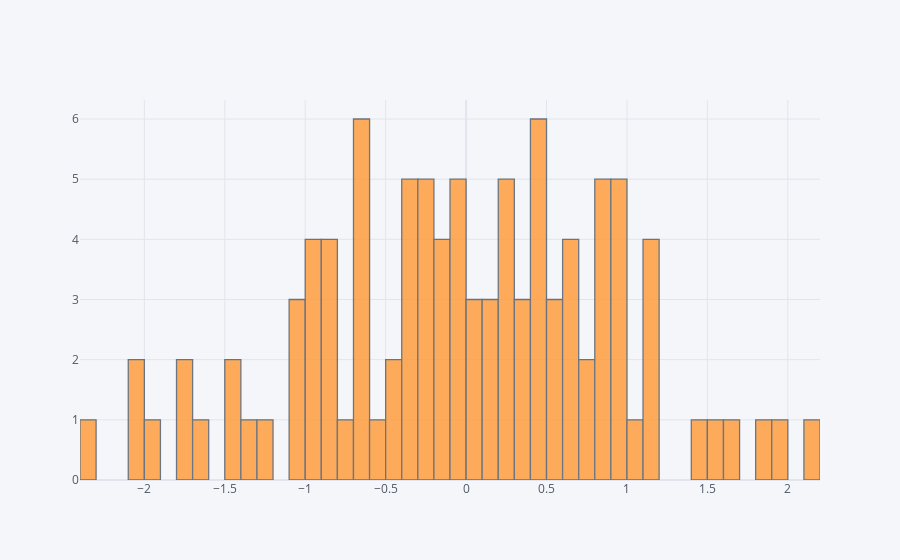

The notebook cell this image was saved under:
### Markdown cell above
# Histogram

### Code cell
#Creating histogram plot for column A of df
df['A'].iplot(kind='hist',bins=50)

### Figure 1 — Plotly figure (JSON) as saved in the notebook; plotly's stock layout.template omitted (floating-point values rounded to 4 significant figures)
{"data": [{"histfunc": "count", "histnorm": "", "marker": {"color": "rgba(255, 153, 51, 1.0)", "line": {"color": "#4D5663", "width": 1.3}}, "name": "A", "nbinsx": 50, "opacity": 0.8, "orientation": "v", "type": "histogram", "x": [-0.9331, 1.844, 1.143, -0.6337, -1.711, -0.8801, 0.7552, -0.2761, -2.355, -2.077, 0.9046, -0.8939, -0.4843, -1.995, -0.3509, 1.94, -1.022, 0.6484, 0.08216, 1.17, 0.33, -1.076, -0.6153, -0.6832, -0.682, -0.006774, -1.425, -0.7903, -0.392, 0.4165, 0.4599, 0.8119, -1.604, -0.08726, 0.595, -0.628, -0.9896, -0.9256, 0.307, 0.002861, 0.2854, 0.1314, 0.8737, 0.515, 0.1245, 0.1637, -0.1715, -0.9964, 0.7317, -0.04513, -0.2577, 1.101, -0.1191, -0.8442, 2.136, 0.4029, 1.573, -0.1138, 0.85, 1.0, -0.3129, 0.6367, 1.437, -0.656, -0.5539, 0.4525, 0.4192, 1.636, -1.012, 0.4444, -0.2957, 1.101, -0.8079, -2.033, 0.809, 0.3425, 0.9196, -1.336, -0.177, 0.2779, -0.2489, -0.04874, 0.2272, 0.0536, 0.5348, 0.2082, -0.2, -0.3941, 0.6158, 0.9986, 0.2225, 0.6489, 0.9575, -1.215, -0.3544, -1.773, 0.9951, -0.4236, -1.423, 0.8294, -0.05877]}], "layout": {"barmode": "overlay", "legend": {"bgcolor": "#F5F6F9", "font": {"color": "#4D5663"}}, "paper_bgcolor": "#F5F6F9", "plot_bgcolor": "#F5F6F9", "title": {"font": {"color": "#4D5663"}}, "xaxis": {"gridcolor": "#E1E5ED", "showgrid": true, "tickfont": {"color": "#4D5663"}, "title": {"font": {"color": "#4D5663"}, "text": ""}, "zerolinecolor": "#E1E5ED"}, "yaxis": {"gridcolor": "#E1E5ED", "showgrid": true, "tickfont": {"color": "#4D5663"}, "title": {"font": {"color": "#4D5663"}, "text": ""}, "zerolinecolor": "#E1E5ED"}}}
